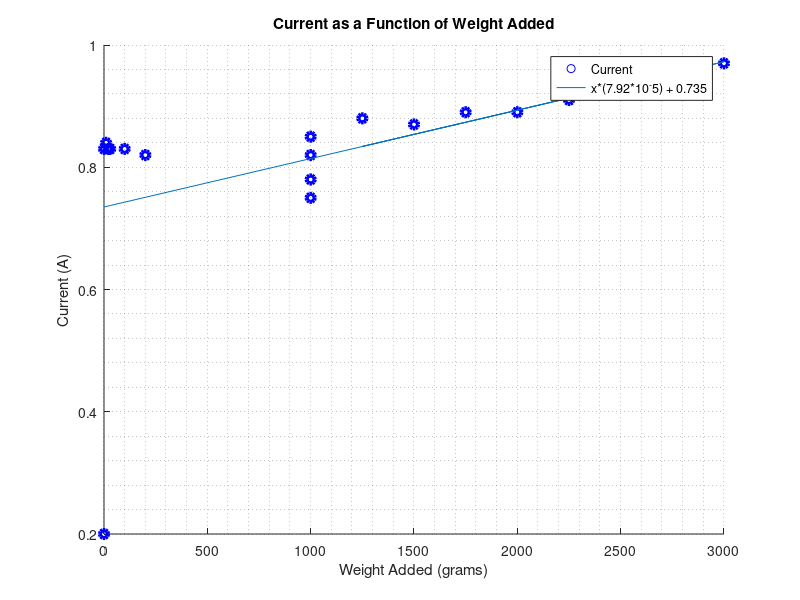
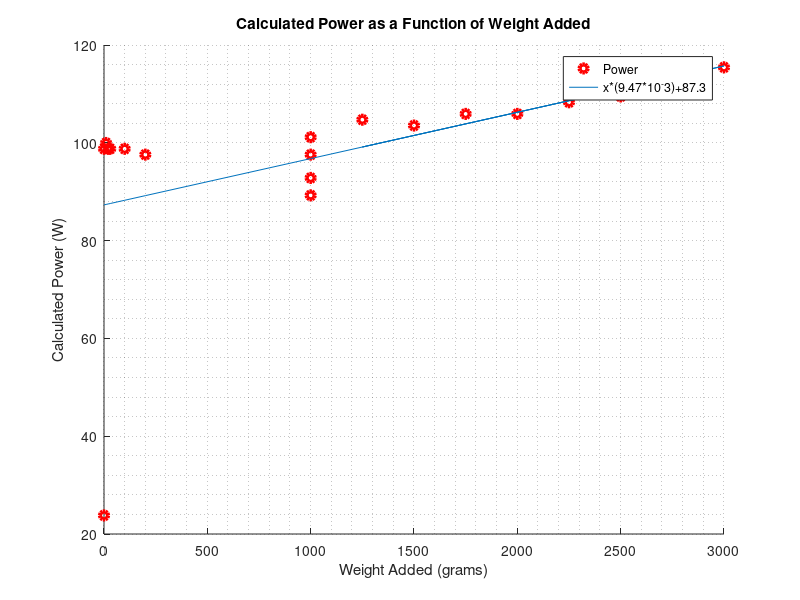

Recreate these plots in MATLAB, in order.
% lab 4 part 1

clc, clear, close all;
format long;

% static variables
voltage = ones(19,1)*119; % volts
bar_length = ones(19,1)*0.24; % meters
gravity_accel = ones(19,1)*9.810; %m/s^2

% data sets
weight = dlmread('weights.txt');
current = dlmread('current.txt');

n = length(weight);

printf("     =============================================================================================\n")
printf("     Voltage (V)    |       Current (A)        |       Torque (n*m)       |     Calculated Power (W)\n")
printf("     --------       |       --------           |       --------           |    -------------------\n")

for i = 1:n
  calc_power(i) = voltage(i)*current(i);
  torque_grams(i) = weight(i)*gravity_accel(i)*bar_length(i); %g*m^2/s^2
  torque(i) = torque_grams(i)/1000; % N*m
  printf("    %.4f        |        %.4f            |        %.4f            |        %.4f\n",voltage(i),current(i),torque(i),calc_power(i))
endfor

printf("     =============================================================================================\n")


% trendline equations
x = weight;
for i = 1:n
y1(i) = x(i)*(7.92*10^-5) + 0.735;
y2(i) = x(i)*(9.47*10^-3)+87.3;
endfor

% figures
figure(1)
hold on
grid minor on
scatter(weight,current, 'b', 'linewidth', 3)
plot(x,y1)
title("Current as a Function of Weight Added")
xlabel("Weight Added (grams)")
ylabel("Current (A)")
legend('Current', "x*(7.92*10^-5) + 0.735")
hold off
##print -dpng figure1.png

figure(2)
hold on
grid minor on
plot(weight,calc_power,'ro','linewidth',3)
plot(x,y2)
title("Calculated Power as a Function of Weight Added")
xlabel('Weight Added (grams)')
ylabel('Calculated Power (W)')
legend('Power', "x*(9.47*10^-3)+87.3")
hold off
##print -dpng figure2.png
